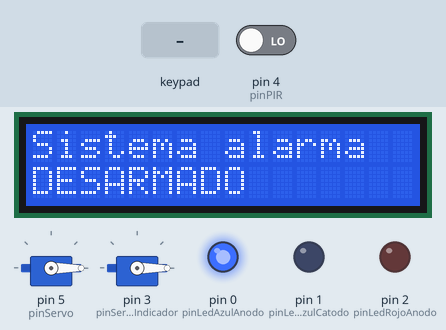
Recording of a sketch running on a simulated Arduino Uno, built with avr-gcc and run on an emulated ATmega328P. On the bench: 16×2 character LCD, 2 × servo, output pins drawn as LEDs (lit = HIGH). The test bench sets the inputs (shaded band); at power-on: pin 4 (pinPIR) LOW.

Above: at 1.2 s.
1.3 s: keypad keys 1 2 3 4 # pressed 0.4 s apart
At 3.6 s:
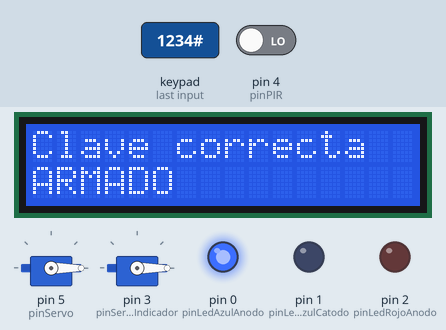
4.8 s: pin 4 (pinPIR) driven HIGH
At 5.3 s:
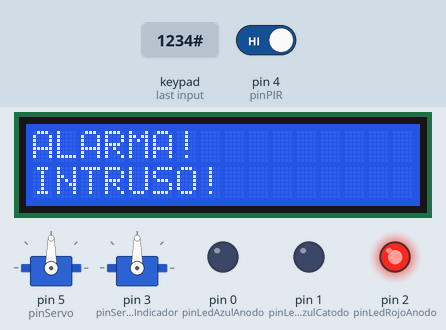
6.3 s: key '*' pressed
At 7.5 s:
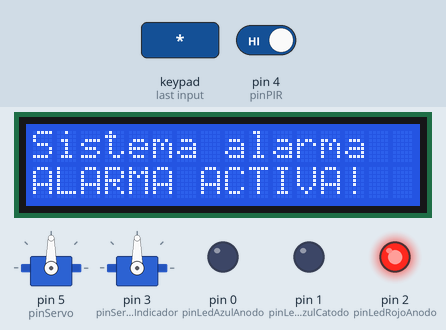
8.5 s: key '#' pressed
At 9.3 s:
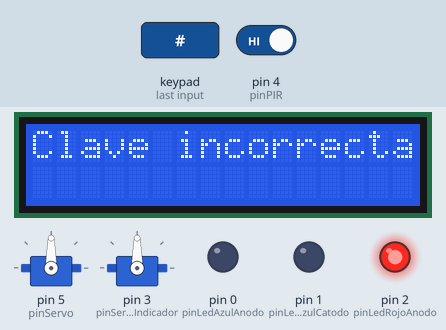
11.0 s: keypad keys 1 2 3 4 pressed 0.4 s apart
At 12.7 s:
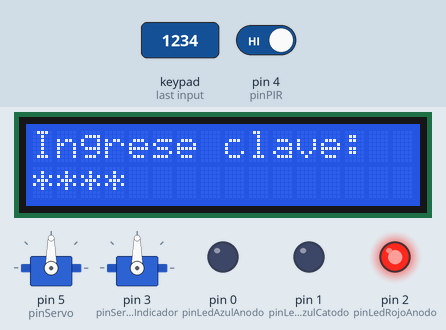
14.1 s: keypad keys 1 1 1 0 1 2 1 3 # pressed 0.4 s apart
At 18.1 s:
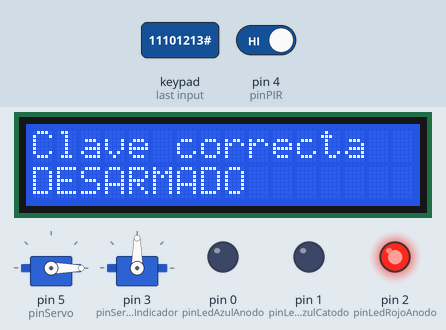
Timing chart, 0 to 19.9 s (numbered marks = the images above; inputs shaded):
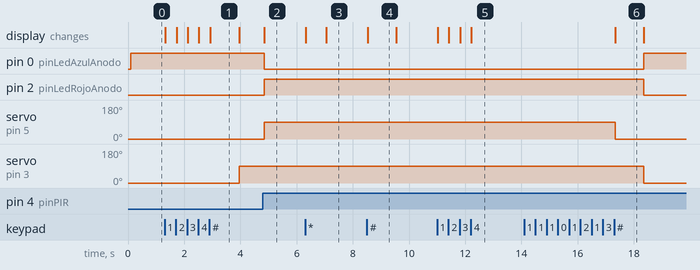

The sketch:

lcd.ino
```cpp
//LCD I2C
#include <LiquidCrystal_I2C.h>

extern bool sistemaArmado;
extern String entrada;

LiquidCrystal_I2C lcd(0x27, 16, 2);

void iniciarLCD() {
  lcd.begin(16, 2);
  lcd.backlight();
  lcd.clear();
}

void mostrarPantallaInicio() {
  lcd.clear();
  lcd.setCursor(0, 0);
  lcd.print("Sistema alarma");
  lcd.setCursor(0, 1);
  lcd.print("DESARMADO");
}

void mostrarClaveOculta() {
  lcd.clear();
  lcd.setCursor(0, 0);
  lcd.print("Ingrese clave:");

  lcd.setCursor(0, 1);
  for (int i = 0; i < entrada.length(); i++) {
    lcd.print('*');
  }
}

void mostrarMensaje(String linea1, String linea2) {
  lcd.clear();
  lcd.setCursor(0, 0);
  lcd.print(linea1);
  lcd.setCursor(0, 1);
  lcd.print(linea2);
}
```

alarma_usuario.ino
```cpp
//Main
#include <Servo.h>

enum Estado {
  DESARMADO, ARMADO, COUNTDOWN, ALARMA
};

void setup() {
  iniciarLCD();
  iniciarTeclado();
  iniciarSensor();
  iniciarServo();
  iniciarIndicador();
  mostrarPantallaInicio();
}

void loop() {
  leerTeclado();
  actualizarAlarma();
  actualizarIndicador();
}
```

indicador.ino
```cpp
//Segundo servo motor para indicar estado del sistema
#include <Servo.h>

extern Estado estado;

Servo servoIndicador;

const int pinServoIndicador = 3;
const int pinLedRojoAnodo = 2;     //LED rojo (+)
const int pinLedRojoCatodo = 3;    //LED rojo (-)
const int pinLedAzulAnodo = 0;     //LED azul (+)
const int pinLedAzulCatodo = 1;    //LED azul (-)

const int posReposo = 0;           //desarmado
const int posActivo = 90;          //armado - countdown - alarma


void iniciarIndicador() {
  servoIndicador.attach(pinServoIndicador);
  servoIndicador.write(posReposo);

  pinMode(pinLedRojoAnodo, OUTPUT);
  pinMode(pinLedRojoCatodo, OUTPUT);
  pinMode(pinLedAzulAnodo, OUTPUT);
  pinMode(pinLedAzulCatodo, OUTPUT);
  digitalWrite(pinLedRojoAnodo, LOW);
  digitalWrite(pinLedRojoCatodo, LOW);
  digitalWrite(pinLedAzulAnodo, LOW);
  digitalWrite(pinLedAzulCatodo, LOW);
}

void actualizarIndicador() {
  //Desarmado - apagado
  if (estado == DESARMADO) {
    servoIndicador.write(posReposo);
    digitalWrite(pinLedRojoAnodo, LOW);
    digitalWrite(pinLedRojoCatodo, LOW);
    digitalWrite(pinLedAzulAnodo, HIGH);
    digitalWrite(pinLedAzulCatodo, LOW);
  }

  //Armado
  else if (estado == ARMADO) {
    servoIndicador.write(posActivo);
    digitalWrite(pinLedRojoAnodo, LOW);
    digitalWrite(pinLedRojoCatodo, LOW);
    digitalWrite(pinLedAzulAnodo, HIGH);
    digitalWrite(pinLedAzulCatodo, LOW);
  }

  //Countdown - dectecto movimiento
  else if (estado == COUNTDOWN) {
    servoIndicador.write(posActivo);
    digitalWrite(pinLedRojoAnodo, LOW);
    digitalWrite(pinLedRojoCatodo, LOW);
    digitalWrite(pinLedAzulAnodo, HIGH);
    digitalWrite(pinLedAzulCatodo, LOW);
  }

  //Alarma para intruso
  else if (estado == ALARMA) {
    servoIndicador.write(posActivo);
    digitalWrite(pinLedRojoAnodo, HIGH);
    digitalWrite(pinLedRojoCatodo, LOW);
    digitalWrite(pinLedAzulAnodo, LOW);
    digitalWrite(pinLedAzulCatodo, LOW);
  }
}
```

logica.ino
```cpp
//Lógica
Estado estado = DESARMADO;

bool sistemaArmado = false;
String claveCorrecta = "1234";
String entrada = "";

extern LiquidCrystal_I2C lcd;

void verificarClave() {
  if (entrada == claveCorrecta) {
    if (estado == ALARMA || estado == COUNTDOWN) {
      estado = DESARMADO;
      sistemaArmado = false;
      detenerSpray();
      mostrarMensaje("Clave correcta", "DESARMADO");
    } else {
      sistemaArmado = !sistemaArmado;
      estado = sistemaArmado ? ARMADO : DESARMADO;
      if (sistemaArmado) {
        mostrarMensaje("Clave correcta", "ARMADO");
      } else {
        mostrarMensaje("Clave correcta", "DESARMADO");
      }
    }
  } else {
    if (estado == COUNTDOWN) {
      mostrarMensaje("Clave incorrecta", "Intruso!");
    } else {
      mostrarMensaje("Clave incorrecta", "");
    }
  }

  delay(1000);
  entrada = "";
  mostrarEstado();
}

void mostrarEstado() {
  lcd.clear();
  lcd.setCursor(0, 0);
  lcd.print("Sistema alarma");

  lcd.setCursor(0, 1);
  switch (estado) {
    case DESARMADO:
      lcd.print("DESARMADO");
      break;
    case ARMADO:
      lcd.print("Ingrese clave:");
      break;
    case COUNTDOWN:
      lcd.print("INGRESE CLAVE!");
      break;
    case ALARMA:
      lcd.print("ALARMA ACTIVA!");
      break;
  }
}

void actualizarAlarma() {
  if (estado == ARMADO && detectarMovimiento()) {
    estado = COUNTDOWN;
    mostrarMensaje("Movimiento!", "Alarma!");
  }

  if (estado == COUNTDOWN) {
    if (detectarMovimiento()) {
      estado = ALARMA;
      activarSpray();
      mostrarMensaje("ALARMA!", "INTRUSO!");
    }
  }

  if (estado == ALARMA) {
    activarSpray();
  }
}
```

sensor.ino
```cpp
//Sensor PIR
const int pinPIR = 4;

bool movimientoDetectado = false;

void iniciarSensor() {
  pinMode(pinPIR, INPUT);
}

bool detectarMovimiento() {
  return digitalRead(pinPIR) == HIGH;
}
```

servomotor.ino
```cpp
//Servo motor para spray (bomba manual)
#include <Servo.h>

const int pinServo = 5;
const int posSegura = 0;
const int posSpray = 90;

Servo sprayServo;
bool sprayActivo = false;

void iniciarServo() {
  sprayServo.attach(pinServo);
  sprayServo.write(posSegura);
  sprayActivo = false;
}

void activarSpray() {
  sprayServo.write(posSpray);
  sprayActivo = true;
}

void detenerSpray() {
  sprayServo.write(posSegura);
  sprayActivo = false;
}
```

teclado.ino
```cpp
//Teclado
#include <Keypad.h>

const byte FILAS = 4;
const byte COLUMNAS = 4;

char teclas[FILAS][COLUMNAS] = {
  {'1','2','3','A'},
  {'4','5','6','B'},
  {'7','8','9','C'},
  {'*','0','#','D'}
};

byte pinesFilas[FILAS] = {6, 7, 8, 9};
byte pinesColumnas[COLUMNAS] = {11, 10, 12, 13};

Keypad teclado = Keypad(makeKeymap(teclas), pinesFilas, pinesColumnas, FILAS, COLUMNAS);

void iniciarTeclado() {
}

void leerTeclado() {
  char tecla = teclado.getKey();

  if (tecla == NO_KEY) {
    return;
  }

  if (tecla >= '0' && tecla <= '9') {
    if (entrada.length() < 4) {
      entrada += tecla;
      mostrarClaveOculta();
    }
  }

  else if (tecla == '*') {
    entrada = "";
    mostrarMensaje("Clave borrada", "");
    delay(700);
    mostrarEstado();
  }

  else if (tecla == '#') {
    verificarClave();
  }
}
```

Measured:
- after the input at 1.3 s, servo on pin 3 (pinServoIndicador): 0° → 90° after 2.7 s; the display: first changes at once (image 1 shows a later state)
- after the input at 4.8 s, pin 0 (pinLedAzulAnodo): HIGH → LOW at once; pin 2 (pinLedRojoAnodo): LOW → HIGH at once; servo on pin 5 (pinServo): 0° → 90° at once; the display: changes at once (image 2)
- after the input at 6.3 s, the display: first changes at once (image 3 shows a later state)
- after the input at 8.5 s, the display: changes at once (image 4)
- after the input at 11.0 s, the display: first changes at once (image 5 shows a later state)
- after the input at 14.1 s, pin 0 (pinLedAzulAnodo): LOW → HIGH after 4.3 s; pin 2 (pinLedRojoAnodo): HIGH → LOW after 4.3 s; servo on pin 5 (pinServo): 90° → 0° after 3.2 s; servo on pin 3 (pinServoIndicador): 90° → 0° after 4.3 s; the display: changes after 3.2 s (image 6)
- what the display in image 1 shows lasts 1.1 s, from 2.9 s to 4.0 s
